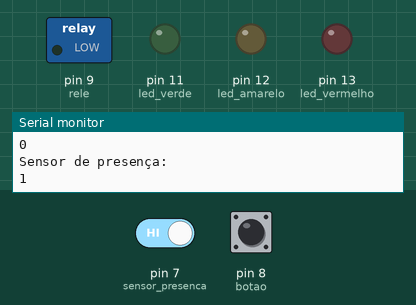
Bench run of a sketch on a simulated Arduino Uno, built with avr-gcc and run on an emulated ATmega328P. Shown: switched loads named in the sketch (green lamp = pin HIGH), output pins drawn as LEDs (lit = HIGH), the last lines printed to the serial monitor. Dashed ring = blinking. The inputs (shaded band) are chosen by the test bench; at power-on: pin 7 (sensor_presenca) HIGH, pin 8 (botao) LOW.

Above: at 1.2 s.
1.3 s: pin 7 (sensor_presenca) driven LOW
At 1.5 s:
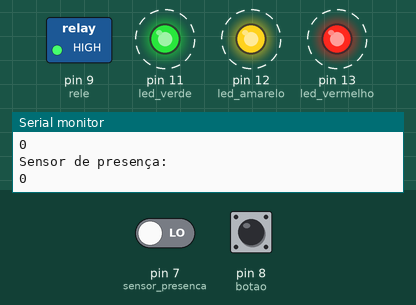
4.3 s: pin 7 (sensor_presenca) driven HIGH
At 4.3 s:
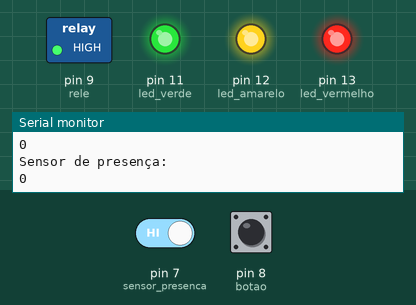
5.8 s: pin 8 (botao) pulled HIGH for 1 s
At 6.11 s:
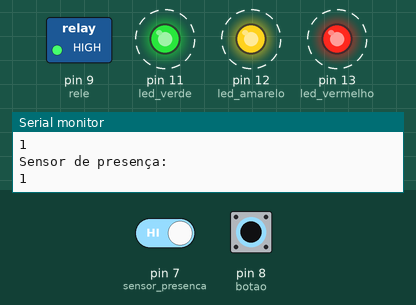
8.3 s: pin 8 (botao) pulled HIGH for 0.25 s
At 9.1 s:
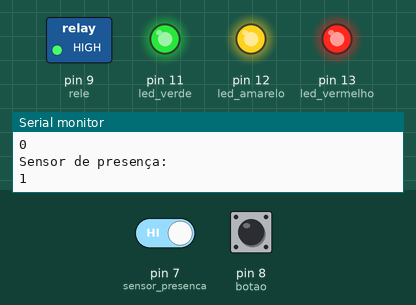
Timing chart, 0 to 11.0 s (numbered marks = the images above; inputs shaded):
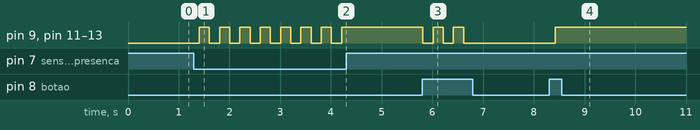

The sketch:

releBotaoST_SensorPresenca.ino
```cpp
#include "SoftwareSerial.h"

//variáveis
int led_vermelho = 13;
int led_amarelo = 12;
int led_verde = 11;
int botao = 8;
int sensor_presenca = 7;
int rele = 9;
int ligado = 0;
int retorno_botao = 0;
int retorno_sensor_presenca = 0;

void setup() {

  Serial.begin(9600);

  // inicializa as variáveis e portas
  pinMode(botao, INPUT);
  pinMode(sensor_presenca, INPUT);

  pinMode(led_vermelho, OUTPUT);
  pinMode(led_amarelo, OUTPUT);
  pinMode(led_verde, OUTPUT);
  pinMode(rele, OUTPUT);

}

void loop() {

  retorno_botao = digitalRead(botao);
  retorno_sensor_presenca = digitalRead(sensor_presenca);

  Serial.println("Botão:");
  Serial.println(retorno_botao);
  Serial.println("Sensor de presença:");
  Serial.println(retorno_sensor_presenca);

  if (retorno_botao == 1 && ligado == 0 || retorno_sensor_presenca == 0 && ligado == 0)
  {
    //Acende o LED
    digitalWrite(led_vermelho, HIGH);
    digitalWrite(led_amarelo, HIGH);
    digitalWrite(led_verde, HIGH);
    digitalWrite(rele, HIGH);

    ligado = 1;
  }
  else if (retorno_botao == 1 && ligado == 1 || retorno_sensor_presenca == 0 && ligado == 1)
  {
    //Apaga o LED
    digitalWrite(led_vermelho, LOW);
    digitalWrite(led_amarelo, LOW);
    digitalWrite(led_verde, LOW);
    digitalWrite(rele, LOW);

    ligado = 0;
  }

  delay(200);
}
```

Measured:
- after the input at 1.3 s, pin 9 (rele), pin 11 (led_verde), pin 12 (led_amarelo), pin 13 (led_vermelho): alternates HIGH for 0.20 s and LOW for 0.20 s, starting after 0.10 s
- after the input at 4.3 s, pin 9 (rele), pin 11 (led_verde), pin 12 (led_amarelo), pin 13 (led_vermelho): stops changing and stays HIGH
- after the input at 5.8 s, pin 9 (rele), pin 11 (led_verde), pin 12 (led_amarelo), pin 13 (led_vermelho): alternates HIGH for 0.20 s and LOW for 0.20 s, 5 changes in all, then stays LOW, starting at once
- after the input at 8.3 s, pin 9 (rele), pin 11 (led_verde), pin 12 (led_amarelo), pin 13 (led_vermelho): LOW → HIGH after 0.12 s
